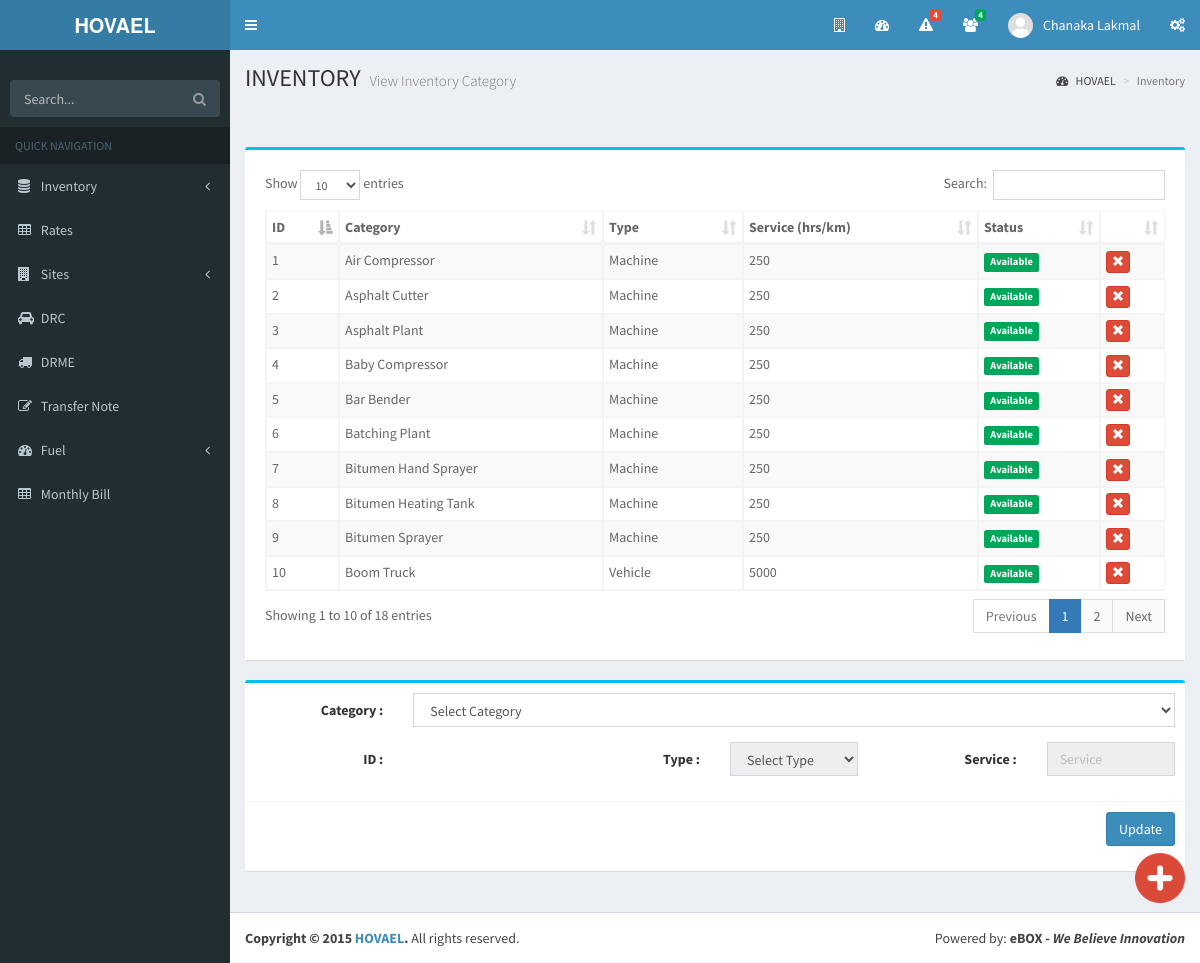
The page /InventoryCategoryView.php (signed in) on the database its author committed.
### tables this page shows
CREATE TABLE `inventorycat` (
  `id` int(11) NOT NULL AUTO_INCREMENT,
  `category` varchar(45) DEFAULT NULL,
  `type` varchar(45) DEFAULT NULL,
  `service` varchar(45) DEFAULT NULL,
  `status` tinyint(4) DEFAULT NULL,
  PRIMARY KEY (`id`)
);

### ctrl/setUserPrivilege.php (called while the page is built, shortened)
<?php
function isAdmin() {
    $type = $_SESSION['type'];
    if ($type == "Super Admin" || $type == "Admin" || $type == "Manager") {
        return TRUE;
    }
    return FALSE;
}
?>

### InventoryCategoryView.php (the view, shortened to what this page needs)
<?php
include './ctrl/setUserPrivilege.php';
?>
<!DOCTYPE html>
<html>
    <head>
        <link rel="stylesheet" type="text/css" href="css/bootstrap.min.css">
        <link href="https://maxcdn.bootstrapcdn.com/font-awesome/4.3.0/css/font-awesome.min.css" rel="stylesheet" type="text/css" />
        <link href="https://code.ionicframework.com/ionicons/2.0.1/css/ionicons.min.css" rel="stylesheet" type="text/css" />
        <link href="plugins/datatables/dataTables.bootstrap.css" rel="stylesheet" type="text/css" />
        <link href="dist/css/AdminLTE.min.css" rel="stylesheet" type="text/css" />
        <link href="dist/css/skins/_all-skins.min.css" rel="stylesheet" type="text/css" />
        <link href="css/hover.css" rel="stylesheet" type="text/css" />
    </head>
    <body class="skin-blue sidebar-mini">
        <div class="wrapper">
            <?php include './Header.php'; ?>
            <?php include './SideBar.php'; ?>
            <div class="content-wrapper">
                <section class="content-header">
                    <h1>
                        INVENTORY <small>View Inventory Category</small>
                    </h1>
                    <ol class="breadcrumb">
                        <li><a href="Home.php"><i class="fa fa-dashboard"></i> HOVAEL</a></li>
                        <li class="active">Inventory</li>
                    </ol>
                </section>
                <hr>
                <section class="content">
                    <div class="row">
                        <div class="col-md-12">
                            <div class="row">
                                <div class="col-md-12">
                                    <a href="InventoryCategoryInsert.php">
                                        <img class="hvr-pulse-grow" src="img/add.png"
                                             style="position: fixed; bottom: 60px; right: 15px; z-index: 5; width: 50px; height: 50px;">
                                    </a>
                                    <div class="box box-info">
                                        <div class="register-box-body">
                                            <table id="table_inventorycat" class="table table-bordered table-striped table-condensed">
                                                <thead>
                                                    <tr>
                                                        <th>ID</th>
                                                        <th>Category</th>
                                                        <th>Type</th>
                                                        <th>Service (hrs/km)</th>
                                                        <th>Status</th>
                                                        <th></th>
                                                    </tr>
                                                </thead>
                                                <tbody>
                                                    <?php
                                                    include './DBCon.php';
                                                    $res = mysqli_query($con, "SELECT * FROM inventorycat");
                                                    while ($row = mysqli_fetch_array($res)) {
                                                        ?>
                                                        <tr>
                                                            <td><?php echo $row[0]; ?></td>
                                                            <td><?php echo $row['category']; ?></td>
                                                            <td><?php echo $row['type']; ?></td>
                                                            <td><?php echo $row['service']; ?></td>
                                                            <td>
                                                                <?php if ($row['status'] == '1') { ?>
                                                                    <span class="label label-success">Available</span>
                                                                <?php } else if ($row['status'] == '2') { ?>
                                                                    <span class="label label-warning">Pending</span>
                                                                <?php } else { ?>
                                                                    <span class="label label-danger">Not Available</span>
                                                                <?php } ?>
                                                            </td>
                                                            <td style="max-width: 50px;">
                                                                <?php if ($row['status'] == '1') { ?>
                                                                    <form action="db/ChangeStatus.php" method="POST">
                                                                        <div class="btn-group">
                                                                            <button type="submit" class="btn btn-xs btn-danger"><span class='glyphicon glyphicon-remove'></span></button>
                                                                        </div>
                                                                    </form>
                                                                <?php } else if ($row['status'] == '2') { ?>
                                                                    <div class="btn-group">
                                                                        <?php if (isAdmin()) { ?>
                                                                            <button type="button" class="btn btn-warning btn-flat btn-xs" disabled>Pending</button>
                                                                            <button type="button" class="btn btn-warning btn-flat btn-xs dropdown-toggle" data-toggle="dropdown">
                                                                                <span class="caret"></span>
                                                                            </button>
                                                                            <ul class="dropdown-menu" role="menu">
                                                                                <li><a href="db/ChangeStatus.php?id=<?php echo $row[0]; ?>&status=0&table=inventorycat&url=InventoryCategoryView">Approve</a></li>
                                                                                <li><a href="db/ChangeStatus.php?id=<?php echo $row[0]; ?>&status=1&table=inventorycat&url=InventoryCategoryView">Cancel</a></li>
                                                                            </ul>
                                                                        <?php } else { ?>
                                                                            <button type="button" class="btn btn-warning btn-flat btn-xs" disabled>Pending</button>
                                                                        <?php } ?>
                                                                    </div>
                                                                <?php } ?>
                                                            </td>
                                                        </tr>
                                                    <?php } ?>
                                                </tbody>
                                            </table>
                                        </div>
                                    </div>
                                </div>
                            </div>
                            <div class="box box-info">
                                <form class="form-horizontal" action="./com.ebox.hovael.db/InventoryCategory.php" method="POST">
                                    <div class="box-body">
                                        <div class="form-group">
                                            <label class="col-sm-2 control-label"> Category :</label>
                                            <div class="col-sm-10">
                                                <?php if (isAdmin()) { ?>
                                                    <select id="category" name="category" class="form-control" required>
                                                        <option value="select" selected="" disabled="">Select Category</option>
                                                    </select>
                                                <?php } else { ?>
                                                    <select id="category" name="category" class="form-control" required disabled="">
                                                        <option value="select" selected="" disabled="">Select Category</option>
                                                    </select>
                                                <?php } ?>
                                            </div>
                                        </div>
                                        <div class="form-group">
                                            <label class="col-sm-2 control-label"> ID :</label>
                                            <div class="col-sm-2">
                                            </div>
                                            <label class="col-sm-2 control-label"> Type :</label>
                                            <div class="col-sm-2">
                                                <select id="type" name="type" class="form-control" required disabled="">
                                                    <option value="select" selected="" disabled="">Select Type</option>
                                                </select>
                                            </div>
                                            <label class="col-sm-2 control-label"> Service :</label>
                                            <div class="col-sm-2">
                                                <input id="service" type="number" name="service" class="form-control" placeholder="Service" required disabled="">
                                            </div>
                                        </div>
                                    </div>
                                    <div class="box-footer">
                                        <div class="form-group">
                                            <div class="col-sm-offset-2 col-sm-10">
                                                <?php if (isAdmin()) { ?>
                                                    <button type="submit" class="btn btn-primary pull-right">Update</button>
                                                <?php } else { ?>
                                                    <button type="submit" class="btn btn-primary pull-right" disabled="">Update</button>
                                                <?php } ?>
                                            </div>
                                        </div>
                                    </div>
                                </form>
                            </div>
                        </div>
                    </div>
                </section>
            </div>
            <?php include './Footer.php'; ?>
        </div>
    </body>
</html>

### rows shown on the page
inventorycat: id "1", category "Air Compressor", type "Machine", service "250", status "Available"
inventorycat: id "2", category "Asphalt Cutter", type "Machine", service "250", status "Available"
inventorycat: id "3", category "Asphalt Plant", type "Machine", service "250", status "Available"
inventorycat: id "4", category "Baby Compressor", type "Machine", service "250", status "Available"
inventorycat: id "5", category "Bar Bender", type "Machine", service "250", status "Available"
inventorycat: id "6", category "Batching Plant", type "Machine", service "250", status "Available"
inventorycat: id "7", category "Bitumen Hand Sprayer", type "Machine", service "250", status "Available"
inventorycat: id "8", category "Bitumen Heating Tank", type "Machine", service "250", status "Available"
inventorycat: id "9", category "Bitumen Sprayer", type "Machine", service "250", status "Available"
inventorycat: id "10", category "Boom Truck", type "Vehicle", service "5000", status "Available"

### other values the page prints
$totCount "4"
$count "4"
$_SESSION['fname'] "Chanaka"
$_SESSION['lname'] "Lakmal"
